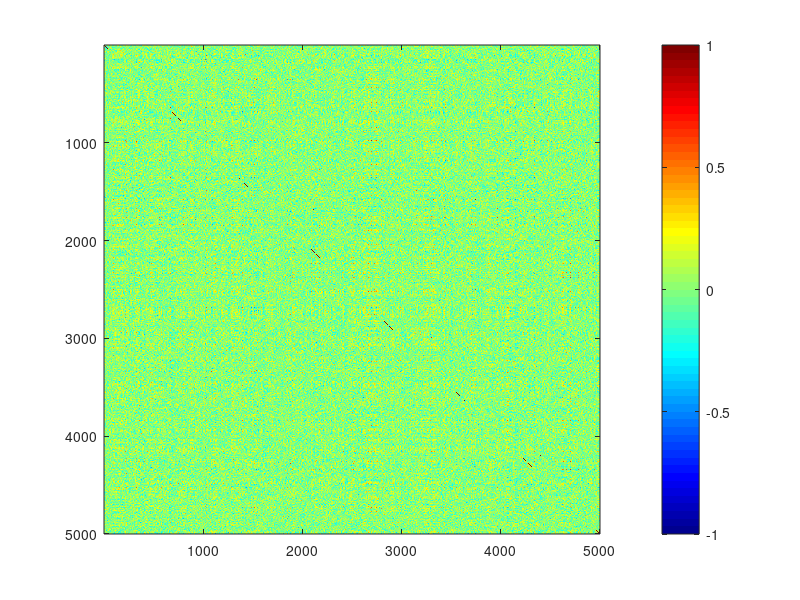

MATLAB code to generate this figure: (Note: this script raises an error after producing the figure.)
%SCRIPT for performing Spherical multidiemnsional 
%scaling for correlation networks. 
%Currently the method only works for correlation networks. 
%
% The method is based on the following paper:
% Chung, M.K., Chen, Z. 2022, Embedding of Functional Human Brain Networks 
% on a Sphere, https://arxiv.org/abs/2204.03653
%
% (C) 2022 Moo K. Chung and Zijian Chen
% University of Wisconsin-Madison
%
% Created    : April  1, 2022
% Last update: April 16, 2022
%
%% Loading 5000 node rsfMRI brain network data
%The above paper explains how it is obtained. 
%The real brain network data will likely to have 10000 nodes per
%hemisphere. 

load fMRInetwork-5000nodes-beta.mat 
rho=betalin*betalin';  %This is coefficiens of degree 120 cosine series 
                      %expansion on rsfMRI. See above paper for detail

figure; imagesc(rho); colormap('jet'); colorbar
caxis([-1 1]) %This is fixed such that to show the symmetric range in correlation
%Unless there is motivation/need, always display correlation symmetrically.
figure_bg('w'); figure_bigger(16)

%% METHOD 1: spherical MDS to sphere S^2
Y= embed_sphere(rho,2);
figure; scatter3(Y(1,:),Y(2,:),Y(3,:),'.k')
axis square
figure_bg('w'); figure_bigger(16)

%% Shepard diagram

orig = real(acos(rho));
embed =real(acos(Y'*Y)); 
sc = embed_shepard(orig, embed)
%Number is Pearson correlation

axis square; %if you want latex formula displayed. 
xlabel(['$\cos^{-1}({\bf x}_i {\bf x}_j)$'], 'Interpreter','latex')
ylabel('Spherical MDS')


%% METHOD 2: spherical MDS to sphere S^1 circle

Y= embed_sphere(rho,1);
figure; scatter(Y(1,:),Y(2,:),'.k')
axis square
figure_bg('w'); figure_bigger(16)

% Shepard diagram
orig = real(acos(rho));
embed =real(acos(Y'*Y)); 
sc = embed_shepard(orig, embed)
% Number is Pearson correlation

axis square; %if you want latex formula displayed. 
xlabel(['$\cos^{-1}({\bf x}_i {\bf x}_j)$'], 'Interpreter','latex')
ylabel('Spherical MDS')


%% METHOD 3: HYPERBOLIC MDS TO Poincare Disk
% The method is based on
% Y. Zhou and T.O. Sharpee. Hyperbolic geometry of gene expression. 
% Iscience, 24(3):102225, 2021
% This part requires calling functions in subfolder /hyperbolic-MDS
% written by Zhou and Sharpee.

orig = (1-rho)/2;
%% Question 1  orig = real(acos(rho)) is the correlation metric used in the paper.
%% But the code below produce error if it is used. How to fix this?

N = size(orig,1);
for i =1:N
    orig(i,i)=1; 
%% Question 2 Why making diagonal 1? It is no longer a distance matrix then.     
end
orig(orig<0)=0.01;

Rmax = 20; % The maximum radius of the Poincare disk
[Y,~,~,~] = fmdscale_hyperbolic(D,2,Rmax,0); % Do hyperbolic MDS

figure; polarscatter(Y(:,2),Y(:,1)-Rmax+1,'.k') 
figure_bg('w'); figure_bigger(16)


figure; embed_display_hyperbolic(Y,Rmax) % density plot
figure_bg('w'); figure_bigger(16); colorbar

%As the embedding dimension decreases, the performance will suffer and
%Pearson correlation will decreases.


%% Incomplete. 
% SPHARM modeling requires building spherical mesh

Y= embed_sphere(rho,2);
Y=Y+ normrnd(0,0.000001,3,5000); 
%removes a problem of nonunique embededd point with small random
%perturbation. If it does not work,slightly increase noise variability.

%The triangulation is based on Delaunay triangulation that build simplices
%automatically. Related to Rips complex.
faces = TriangulateSpherePoints(double(Y'));
embeded.vertices=Y';
embeded.faces=faces;
figure;figure_wire(embeded, 'black', 'white');

%% To Do list
% Need a new visulziation function displaying connected edges of MST of correlation network.
% You only need to color corresponding edges differently. 
% There is no gurantee edges in Delaunay triangulation matches the edges in
% edges of MST of correlation network. This needs to work out

%For circle, we need visualization pipeline like:
%https://www.pnas.org/doi/10.1073/pnas.1008054107
%There are bunch of existing codes doing this. 




